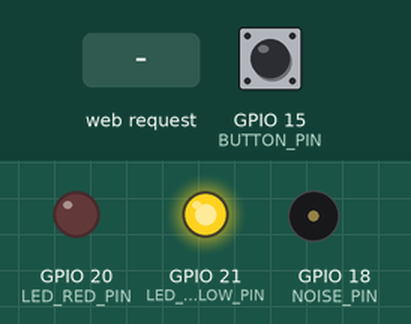
A sketch run on a simulated ESP32. Shown: output pins drawn as LEDs (lit = HIGH), buzzer (waves = sounding). The inputs (shaded band) are chosen by the test bench; at power-on: GPIO 15 (BUTTON_PIN) HIGH. WiFi joins after 1.5 s; servers stay silent unless stated; what the sketch prints to the serial monitor is not drawn.

Above: at 3.2 s.
3.3 s: HTTP request GET /forgot received
At 3.8 s:
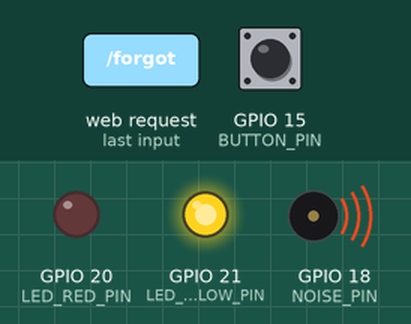
4.8 s: HTTP request GET /cancelForgot received
At 6.2 s:
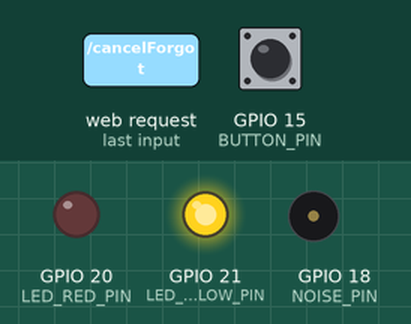
Timing chart, 0 to 7.8 s (numbered marks = the images above; inputs shaded):
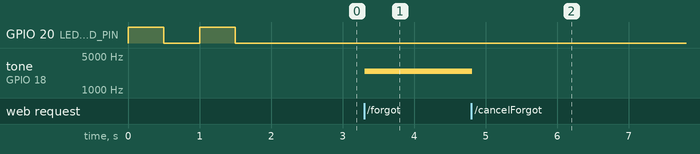

The sketch:

sketch_oct31a.ino
```cpp
#include <WiFi.h>
#include <WiFiClient.h>
#include <WebServer.h>
#include <ESPmDNS.h>

int NOISE_PIN = 18;
int BUTTON_PIN = 15;
int LED_YELLOW_PIN = 21;
int LED_RED_PIN = 20;

WebServer server(80);

const char* ssid = "Galaxy A720361";
const char* password = "vmuo9697";

void handleRoot() {
  tone(NOISE_PIN, 2456);
  server.send(200, "text/plain", "Som ativado");
}
void cancelNoiseRoot() {
  noTone(NOISE_PIN);
  server.send(200, "text/plain", "Som desativado");
}
void handleNotFound() {
  String message = "File Not Found\n\n";
  message += "URI: ";
  message += server.uri();
  message += "\nMethod: ";
  message += (server.method() == HTTP_GET) ? "GET" : "POST";
  message += "\nArguments: ";
  message += server.args();
  message += "\n";
  for (uint8_t i = 0; i < server.args(); i++) {
    message += " " + server.argName(i) + ": " + server.arg(i) + "\n";
  }
  server.send(404, "text/plain", message);
}
void setup() {
  // put your setup code here, to run once:
  Serial.begin(115200);
  pinMode(NOISE_PIN, OUTPUT);
  pinMode(LED_YELLOW_PIN, OUTPUT);
  pinMode(LED_RED_PIN, OUTPUT);
  pinMode(BUTTON_PIN, INPUT_PULLUP);
  WiFi.mode(WIFI_STA);  //Optional
  WiFi.begin(ssid, password);
  Serial.println("\nConnecting");
  while (WiFi.status() != WL_CONNECTED) {
    Serial.print(".");
    digitalWrite(LED_RED_PIN, HIGH);
    delay(500);
    digitalWrite(LED_RED_PIN, LOW);
    delay(500);
    digitalWrite(LED_RED_PIN, HIGH);
    delay(500);
    digitalWrite(LED_RED_PIN, LOW);
    delay(500);
  }
  digitalWrite(LED_RED_PIN, LOW);
  digitalWrite(LED_YELLOW_PIN, HIGH);
  Serial.println("\nConnected to the WiFi network");
  Serial.print("Local ESP32 IP: ");
  Serial.println(WiFi.localIP());
  server.on("/forgot", handleRoot);
  server.on("/cancelForgot", cancelNoiseRoot);
  server.on("/inline", []() {
    server.send(200, "text/plain", "this works as well");
  });
  server.onNotFound(handleNotFound);
  server.begin();
  Serial.println("HTTP server started");
}
void loop() {
  server.handleClient();
  // read the state of the pushbutton value:
  if (WiFi.status() != WL_CONNECTED) {
    digitalWrite(LED_YELLOW_PIN, LOW);
    digitalWrite(LED_RED_PIN, HIGH);
    WiFi.begin(ssid, password);
    Serial.println("\nConnecting");
    delay(1000);
  } else {
    digitalWrite(LED_YELLOW_PIN, HIGH);
    digitalWrite(LED_RED_PIN, LOW);
    if (digitalRead(15) == 0) {
      while (digitalRead(15) == 0) {}
      noTone(BUTTON_PIN);
    }
  }
  //
  delay(100);
  //   // check if the pushbutton is pressed. If it is, the buttonState is HIGH:
  //   if (buttonState == HIGH) {
  //     // turn tone on:
  //     tone(NOISE_PIN, 1500, 500);
  //   } else {
  //     // turn tone off:
  //     delay(10000);
  //   }
}
```

Measured:
- after the input at 3.3 s, tone on GPIO 18 (NOISE_PIN): silent → 2456 Hz at once
- after the input at 4.8 s, tone on GPIO 18 (NOISE_PIN): 2456 Hz → silent at once
